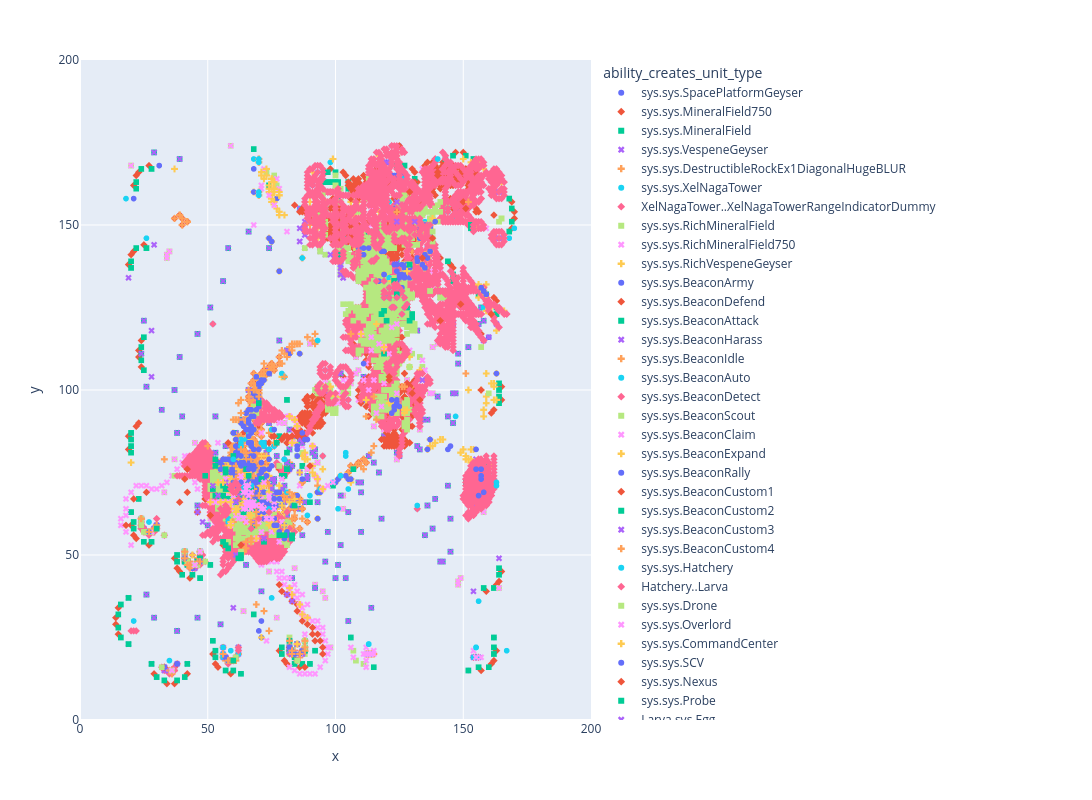

This figure's notebook cell:
### Code cell
unit_born_latest_replay = (
    (
        unit_born_df.filter(pl.col("ext_fs_id") == latest_replay_id)
        .with_columns(
            pl.concat_str(pl.col("unit_type_name"), pl.col("unit_tag_index")).alias(
                "name_index"
            ),
            pl.concat_str(
                [
                    pl.col("creator_unit_type_name").fill_null("sys"),
                    pl.col("creator_ability_name").fill_null("sys"),
                    pl.col("unit_type_name"),
                ],
                separator=".",
            ).alias("ability_creates_unit_type"),
        )
        .select(
            [
                pl.col("x"),
                pl.col("y"),
                pl.col("name_index"),
                pl.col("unit_tag_index"),
                pl.col("unit_type_name"),
                pl.col("ext_replay_loop"),
                pl.col("ability_creates_unit_type"),
            ]
        )
        .sort("ext_replay_loop")
    )
    .collect()
)

unit_born_latest_replay_fig = px.scatter(
    unit_born_latest_replay,
    x="x",
    y="y",
    color="ability_creates_unit_type",
    symbol="ability_creates_unit_type",
    width=1200,
    height=800,
    range_x=(0, 200),
    range_y=(0, 200),
)
unit_born_latest_replay_fig.show()
unit_born_latest_replay_fig.write_html("static/latest_map_unit_born.html")
unit_born_latest_replay.head()
